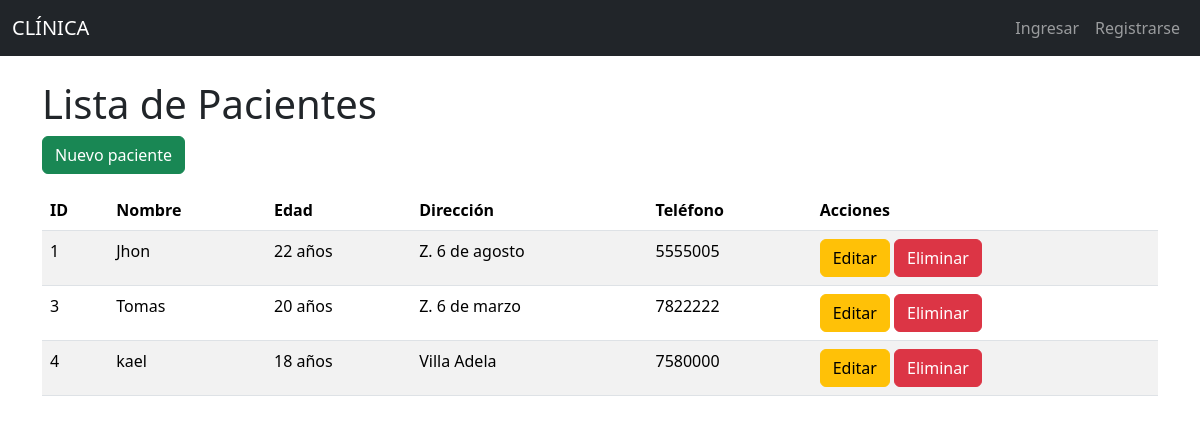
/pacientes/, run on an earlier commit of the app's database.
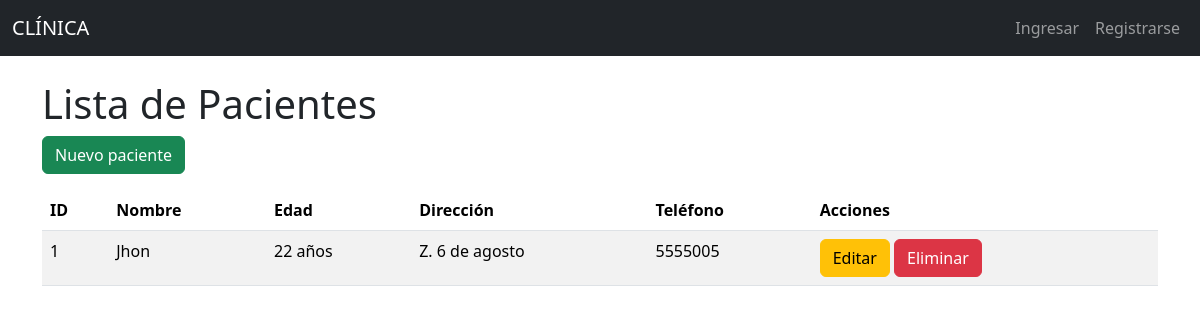
And on a later commit of the database.
### models/paciente_model.py (models this page shows, shortened)
class Paciente(db.Model):
    __tablename__ = "pacientes"
    id = db.Column(db.Integer, primary_key=True)
    nombre = db.Column(db.String(80), nullable=False)
    edad = db.Column(db.Integer, nullable=False)
    direccion = db.Column(db.String(200), nullable=False)
    telefono = db.Column(db.String(20), nullable=False)
    consultas = db.relationship('Consulta', back_populates='paciente', cascade="all, delete-orphan")
    @staticmethod
    def get_all():
        return Paciente.query.all()
    def delete(self):
        db.session.delete(self)
        db.session.commit()

### controllers/paciente_controller.py (the view)
@paciente_bp.route("/")
def index():
    pacientes = Paciente.get_all()
    return paciente_view.list(pacientes)

### run.py (called while the page is built)
@app.context_processor
def inject_active_path():
    def is_active(path):
        return 'active' if request.path == path else ''
    return(dict(is_active = is_active))

### view/paciente_view.py (called while the page is built)
def list(pacientes):
    return render_template('pacientes/index.html', pacientes=pacientes)

### templates/pacientes/index.html (shortened to what this page needs)
{% extends 'base.html' %}
{% block content %}
<h1>Lista de Pacientes</h1>
<a href="{{ url_for('paciente.create') }}" class="btn btn-success mb-3">Nuevo paciente</a>
<table class="table table-striped">
    <thead>
        <tr>
            <th>ID</th>
            <th>Nombre</th>
            <th>Edad</th>
            <th>Dirección</th>
            <th>Teléfono</th>
            <th>Acciones</th>
        </tr>
    </thead>
    <tbody>
        {% for item in pacientes %}
        <tr>
            <td>{{ item.id }}</td>
            <td>{{ item.nombre }}</td>
            <td>{{ item.edad }} años</td>
            <td>{{ item.direccion }}</td>
            <td>{{ item.telefono }}</td>
            <td>
                <a href="{{ url_for('paciente.edit', id=item.id) }}" class="btn btn-warning">Editar</a>
                <a href="{{ url_for('paciente.delete', id=item.id) }}" class="btn btn-danger" onclick="return confirm('Estás seguro de eliminar ?')">Eliminar</a>
            </td>
        </tr>
        {% endfor %}
    </tbody>
</table>
{% endblock %}

What changed in the data, as far as the page shows it:
removed Paciente: id "3", nombre "Tomas", edad "20", direccion "Z. 6 de marzo", telefono "7822222"
removed Paciente: id "4", nombre "kael", edad "18", direccion "Villa Adela", telefono "7580000"
